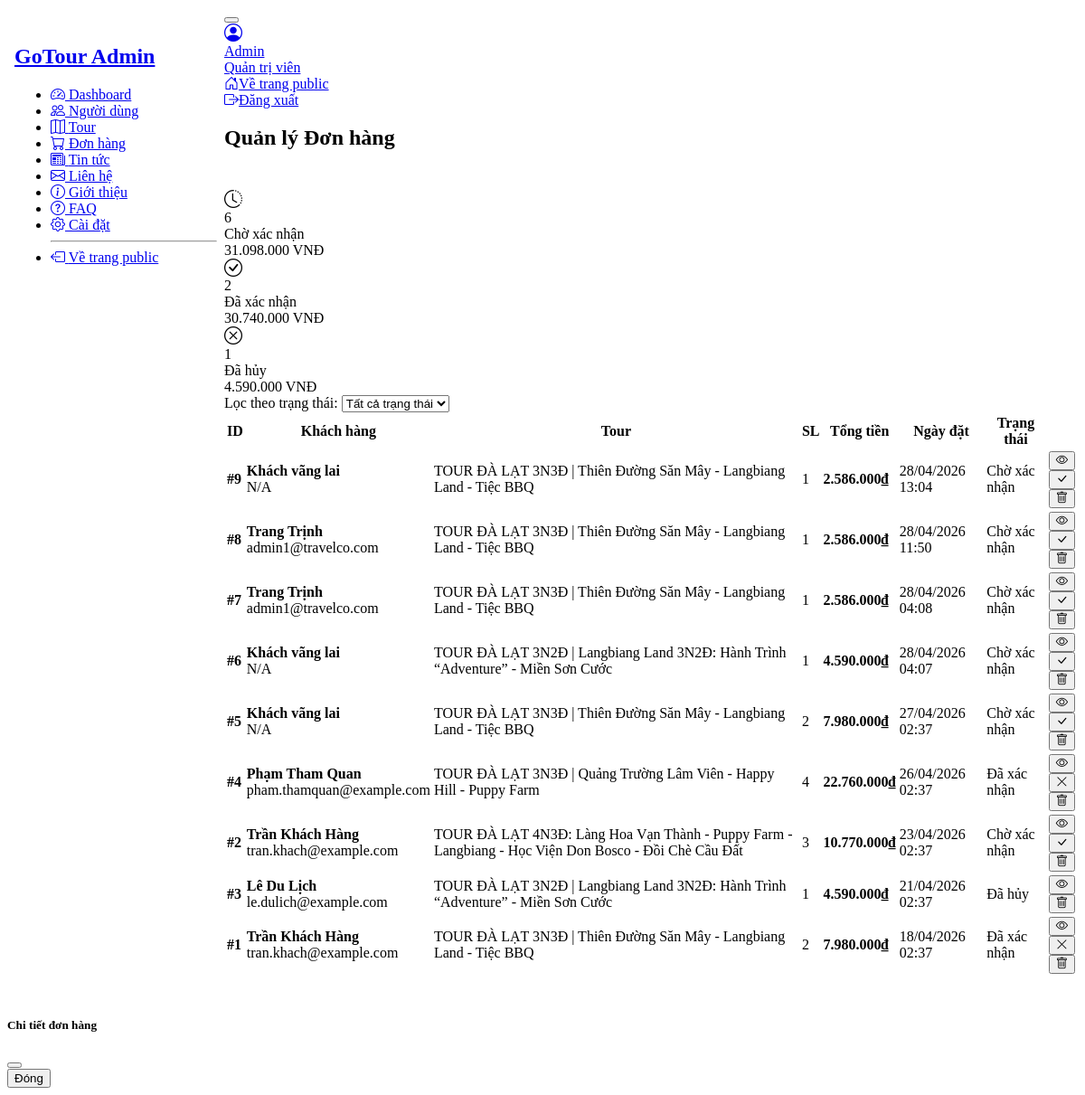
The page /frontend/admin/cart.php (signed in) on the database its author committed.
### tables this page shows
CREATE TABLE `orders` (
  `id` int(11) NOT NULL,
  `user_id` int(11) DEFAULT NULL,
  `tour_id` int(11) NOT NULL,
  `order_date` datetime NOT NULL DEFAULT current_timestamp(),
  `quantity` int(11) NOT NULL DEFAULT 1,
  `total_price` decimal(12,2) NOT NULL,
  `status` enum('pending','confirmed','cancelled') NOT NULL DEFAULT 'pending'
);

CREATE TABLE `tours` (
  `id` int(11) NOT NULL,
  `title` varchar(200) NOT NULL,
  `slug` varchar(200) NOT NULL,
  `short_description` text DEFAULT NULL,
  `price` decimal(12,2) NOT NULL,
  `duration_days` int(11) NOT NULL,
  `status` enum('active','inactive') NOT NULL DEFAULT 'active',
  `created_at` datetime NOT NULL DEFAULT current_timestamp(),
  `updated_at` datetime NOT NULL DEFAULT current_timestamp() ON UPDATE current_timestamp(),
  `image` varchar(255) NOT NULL,
  `place_start` varchar(255) NOT NULL,
  `vehicle` varchar(255) NOT NULL,
  `day_start` varchar(255) NOT NULL,
  `host` varchar(255) NOT NULL,
  `long_description` longtext DEFAULT NULL,
  `hotel` text NOT NULL,
  `note` longtext DEFAULT NULL
);

CREATE TABLE `users` (
  `id` int(11) NOT NULL,
  `role_id` int(11) NOT NULL,
  `full_name` varchar(100) NOT NULL,
  `email` varchar(150) NOT NULL,
  `password_hash` varchar(255) NOT NULL,
  `avatar` varchar(255) DEFAULT NULL,
  `created_at` datetime NOT NULL DEFAULT current_timestamp()
);

### backend/models/order_model.php (called while the page is built, shortened)
<?php
function get_all_orders_admin($conn, $status_filter = null) {
    $sql = "SELECT
                o.id, o.order_date, o.quantity, o.total_price, o.status,
                t.title AS tour_title,
                COALESCE(u.full_name, 'Khách vãng lai') AS user_name, u.email AS user_email
            FROM orders o
            JOIN tours t ON o.tour_id = t.id
            LEFT JOIN users u ON o.user_id = u.id";
    $types = '';
    $stmt = $conn->prepare($sql . " ORDER BY o.order_date DESC");
    $stmt->execute();
    $result = $stmt->get_result();
    $orders = $result->fetch_all(MYSQLI_ASSOC);
    return $orders;
}
function get_order_statistics($conn) {
    $sql = "SELECT
                status,
                COUNT(*) as count,
                SUM(total_price) as total_amount
            FROM orders
            GROUP BY status";
    $result = $conn->query($sql);
    $stats = [];
    while ($row = $result->fetch_assoc()) {
        $stats[$row['status']] = $row;
    }
    return $stats;
}
?>

### frontend/admin/cart.php (the view, shortened to what this page needs)
<?php
require_once __DIR__ . "/../../backend/db.php";
require_once __DIR__ . "/../../backend/models/order_model.php";
$status_filter = filter_input(INPUT_GET, 'status', FILTER_SANITIZE_STRING);
$page = filter_input(INPUT_GET, 'page', FILTER_VALIDATE_INT) ?? 1;
$orders = [];
$stats = [];
$limit = 15;
if (isset($conn)) {
    $stats = get_order_statistics($conn);
    if ($status_filter && in_array($status_filter, ['pending', 'confirmed', 'cancelled'])) {
        $orders = get_all_orders_admin($conn, $status_filter);
    } else {
        $orders = get_all_orders_admin($conn);
    }
}
$offset = ($page - 1) * $limit;
$orders_paginated = array_slice($orders, $offset, $limit);
?>
<!doctype html>
<html lang="vi">
<head>
    <link href="https://cdn.jsdelivr.net/npm/@tabler/core@1.0.0-beta17/dist/css/tabler.min.css" rel="stylesheet">
    <link rel="stylesheet" href="https://cdn.jsdelivr.net/npm/bootstrap-icons@1.11.3/font/bootstrap-icons.min.css">
    <link rel="stylesheet" href="css/admin.css">
</head>
<body>
<div class="page">
    <div class="page-wrapper">
        <div id="topbar"></div>
        <div class="page-header d-print-none">
            <div class="container-xl">
                <div class="row g-2 align-items-center">
                    <div class="col">
                        <h2 class="page-title">Quản lý Đơn hàng</h2>
                    </div>
                </div>
            </div>
        </div>
        <div class="page-body">
            <div class="container-xl">
                <div class="row row-cards mb-3">
                    <?php
                    $status_config = [
                        'pending' => ['label' => 'Chờ xác nhận', 'icon' => 'clock-history', 'color' => 'yellow'],
                        'confirmed' => ['label' => 'Đã xác nhận', 'icon' => 'check-circle', 'color' => 'green'],
                        'cancelled' => ['label' => 'Đã hủy', 'icon' => 'x-circle', 'color' => 'red']
                    ];
                    foreach ($status_config as $status => $config):
                        $count = $stats[$status]['count'] ?? 0;
                        $amount = $stats[$status]['total_amount'] ?? 0;
                    ?>
                        <div class="col-md-4">
                            <div class="card card-sm">
                                <div class="card-body">
                                    <div class="row align-items-center">
                                        <div class="col-auto">
                                            <span class="bg-<?php echo $config['color']; ?> text-white avatar">
                                                <i class="bi bi-<?php echo $config['icon']; ?>"></i>
                                            </span>
                                        </div>
                                        <div class="col">
                                            <div class="font-weight-medium"><?php echo $count; ?></div>
                                            <div class="text-muted"><?php echo $config['label']; ?></div>
                                            <div class="text-muted small"><?php echo number_format($amount, 0, ',', '.'); ?> VNĐ</div>
                                        </div>
                                    </div>
                                </div>
                            </div>
                        </div>
                    <?php endforeach; ?>
                </div>
                <div class="card mb-3">
                    <div class="card-body">
                        <form method="GET" class="row g-3">
                            <div class="col-md-4">
                                <label class="form-label">Lọc theo trạng thái:</label>
                                <select name="status" class="form-select" onchange="this.form.submit()">
                                    <option value="">Tất cả trạng thái</option>
                                </select>
                            </div>
                        </form>
                    </div>
                </div>
                <?php if (empty($orders)): ?>
                    <div class="card">
                        <div class="card-body text-center py-5">
                            <i class="bi bi-inbox fs-1 text-muted d-block mb-3"></i>
                            <p class="text-muted mb-0">Chưa có đơn hàng nào.</p>
                        </div>
                    </div>
                <?php else: ?>
                    <div class="card">
                        <div class="table-responsive">
                            <table class="table table-vcenter card-table table-striped">
                                <thead>
                                    <tr>
                                        <th>ID</th>
                                        <th>Khách hàng</th>
                                        <th>Tour</th>
                                        <th>SL</th>
                                        <th>Tổng tiền</th>
                                        <th>Ngày đặt</th>
                                        <th>Trạng thái</th>
                                        <th class="w-1"></th>
                                    </tr>
                                </thead>
                                <tbody>
                                    <?php
                                    $status_labels = [
                                        'pending' => 'Chờ xác nhận',
                                        'confirmed' => 'Đã xác nhận',
                                        'cancelled' => 'Đã hủy'
                                    ];
                                    foreach ($orders_paginated as $order):
                                    ?>
                                        <tr>
                                            <td class="text-muted"><strong>#<?php echo $order['id']; ?></strong></td>
                                            <td>
                                                <div><strong><?php echo htmlspecialchars($order['user_name']); ?></strong></div>
                                                <div class="text-muted small"><?php echo htmlspecialchars($order['user_email'] ?? 'N/A'); ?></div>
                                            </td>
                                            <td><?php echo htmlspecialchars($order['tour_title']); ?></td>
                                            <td><?php echo $order['quantity']; ?></td>
                                            <td><strong><?php echo number_format($order['total_price'], 0, ',', '.'); ?>₫</strong></td>
                                            <td class="text-muted"><?php echo date('d/m/Y H:i', strtotime($order['order_date'])); ?></td>
                                            <td>
                                                <?php
                                                $badge_class = [
                                                    'pending' => 'bg-yellow',
                                                    'confirmed' => 'bg-green',
                                                    'cancelled' => 'bg-red'
                                                ];
                                                ?>
                                                <span class="badge <?php echo $badge_class[$order['status']] ?? 'bg-secondary'; ?>">
                                                    <?php echo $status_labels[$order['status']] ?? 'Không xác định'; ?>
                                                </span>
                                            </td>
                                            <td>
                                                <div class="btn-list flex-nowrap">
                                                    <button class="btn btn-sm btn-info" onclick="openOrderModal(<?php echo htmlspecialchars(json_encode($order)); ?>)">
                                                        <i class="bi bi-eye"></i>
                                                    </button>
                                                    <?php if ($order['status'] === 'pending'): ?>
                                                        <form method="POST" action="../../backend/actions/tour/admin_cart.php" class="d-inline">
                                                            <button type="submit" class="btn btn-sm btn-success">
                                                                <i class="bi bi-check-lg"></i>
                                                            </button>
                                                        </form>
                                                    <?php elseif ($order['status'] === 'confirmed'): ?>
                                                        <form method="POST" action="../../backend/actions/tour/admin_cart.php" class="d-inline">
                                                            <button type="submit" class="btn btn-sm btn-warning">
                                                                <i class="bi bi-x-lg"></i>
                                                            </button>
                                                        </form>
                                                    <?php endif; ?>
                                                    <form method="POST" action="../../backend/actions/tour/admin_cart.php" class="d-inline">
                                                        <button type="submit" class="btn btn-sm btn-danger" onclick="return confirm('Bạn có chắc chắn muốn xóa đơn hàng này?')">
                                                            <i class="bi bi-trash"></i>
                                                        </button>
                                                    </form>
                                                </div>
                                            </td>
                                        </tr>
                                    <?php endforeach; ?>
                                </tbody>
                            </table>
                        </div>
                    </div>
                <?php endif; ?>
            </div>
        </div>
    </div>
</div>
<div class="modal fade" id="orderModal" tabindex="-1">
    <div class="modal-dialog modal-lg">
        <div class="modal-content">
            <div class="modal-header">
                <h5 class="modal-title">Chi tiết đơn hàng</h5>
                <button type="button" class="btn-close" data-bs-dismiss="modal"></button>
            </div>
            <div class="modal-footer">
                <button type="button" class="btn btn-secondary" data-bs-dismiss="modal">Đóng</button>
            </div>
        </div>
    </div>
</div>
</body>
</html>
</html>

### frontend/admin/css/admin.css (style rules this page uses)
:root { --tblr-primary: #206bc4; --tblr-secondary: #656d77; }
.page { display: flex; flex-direction: row; min-height: 100vh; }
.page-wrapper { flex: 1; margin-left: 15rem; display: flex; flex-direction: column; }
.page-header { margin-top: 0; }
.page-body { flex: 1; margin-top: 0; padding: 1.5rem 0; }
.avatar i { font-size: 1.25rem; line-height: 1; }

### rows shown on the page
orders: id "9", user_name "Khách vãng lai", user_email "N/A", tour.title "TOUR ĐÀ LẠT 3N3Đ | Thiên Đường Săn Mây - Langbiang Land - Tiệc BBQ", quantity "1", total_price "2.586.000", order_date "28/04/2026 13:04", status "Chờ xác nhận"
orders: id "8", user_name "Trang Trịnh", user.email "admin1@travelco.com", tour.title "TOUR ĐÀ LẠT 3N3Đ | Thiên Đường Săn Mây - Langbiang Land - Tiệc BBQ", quantity "1", total_price "2.586.000", order_date "28/04/2026 11:50", status "Chờ xác nhận"
orders: id "7", user_name "Trang Trịnh", user.email "admin1@travelco.com", tour.title "TOUR ĐÀ LẠT 3N3Đ | Thiên Đường Săn Mây - Langbiang Land - Tiệc BBQ", quantity "1", total_price "2.586.000", order_date "28/04/2026 04:08", status "Chờ xác nhận"
orders: id "6", user_name "Khách vãng lai", user_email "N/A", tour.title "TOUR ĐÀ LẠT 3N2Đ | Langbiang Land 3N2Đ: Hành Trình “Adventure” - Miền Sơn Cước", quantity "1", total_price "4.590.000", order_date "28/04/2026 04:07", status "Chờ xác nhận"
orders: id "5", user_name "Khách vãng lai", user_email "N/A", tour.title "TOUR ĐÀ LẠT 3N3Đ | Thiên Đường Săn Mây - Langbiang Land - Tiệc BBQ", quantity "2", total_price "7.980.000", order_date "27/04/2026 02:37", status "Chờ xác nhận"
orders: id "4", user_name "Phạm Tham Quan", user.email "pham.thamquan@example.com", tour.title "TOUR ĐÀ LẠT 3N3Đ | Quảng Trường Lâm Viên - Happy Hill - Puppy Farm", quantity "4", total_price "22.760.000", order_date "26/04/2026 02:37", status "Đã xác nhận"
orders: id "2", user_name "Trần Khách Hàng", user.email "tran.khach@example.com", tour.title "TOUR ĐÀ LẠT 4N3Đ: Làng Hoa Vạn Thành - Puppy Farm - Langbiang - Học Viện Don Bosco - Đồi Chè Cầu Đất", quantity "3", total_price "10.770.000", order_date "23/04/2026 02:37", status "Chờ xác nhận"
orders: id "3", user_name "Lê Du Lịch", user.email "le.dulich@example.com", tour.title "TOUR ĐÀ LẠT 3N2Đ | Langbiang Land 3N2Đ: Hành Trình “Adventure” - Miền Sơn Cước", quantity "1", total_price "4.590.000", order_date "21/04/2026 02:37", status "Đã hủy"
orders: id "1", user_name "Trần Khách Hàng", user.email "tran.khach@example.com", tour.title "TOUR ĐÀ LẠT 3N3Đ | Thiên Đường Săn Mây - Langbiang Land - Tiệc BBQ", quantity "2", total_price "7.980.000", order_date "18/04/2026 02:37", status "Đã xác nhận"

### other values the page prints
$count "6"
$config['label'] "Chờ xác nhận"
$amount "31.098.000"
$count "2"
$config['label'] "Đã xác nhận"
$amount "30.740.000"
$count "1"
$config['label'] "Đã hủy"
$amount "4.590.000"
